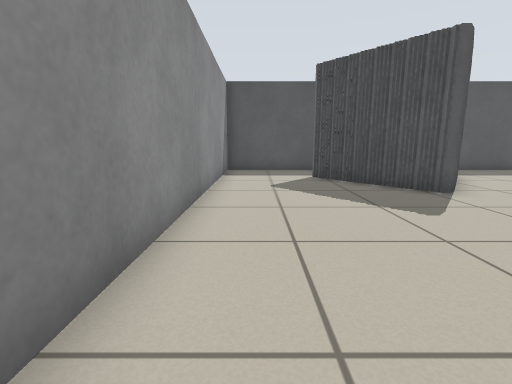
View 1 (above)

16 first-person views from a walk through a world built for the Player/Stage simulator. The camera is 0.64 m above the floor, tilts 10° down and sees 85° across. The lines on the ground mark 1 m squares. The floor is counted in squares, 0.5 m on a side. Each view is taken from the middle of a square. On the plan, view 1 faces up. The plan holds only what a view shows up to about 13 squares ahead; the rest is blank. The robots in the file are not drawn.

View 2
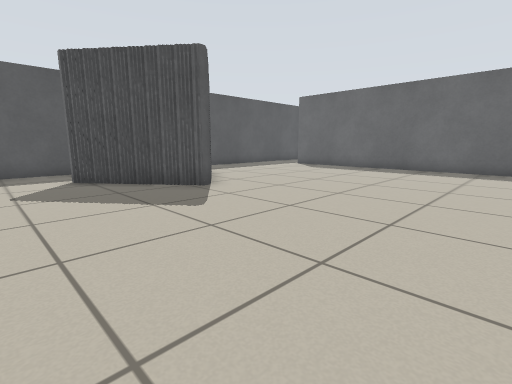

View 3
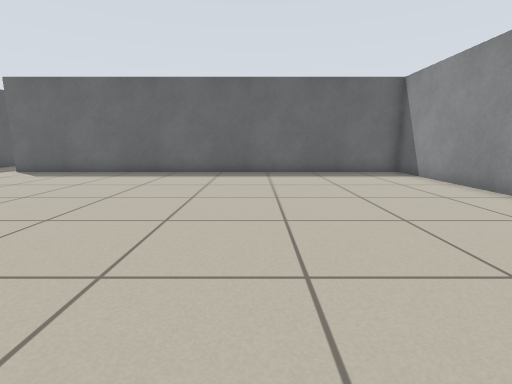

View 4
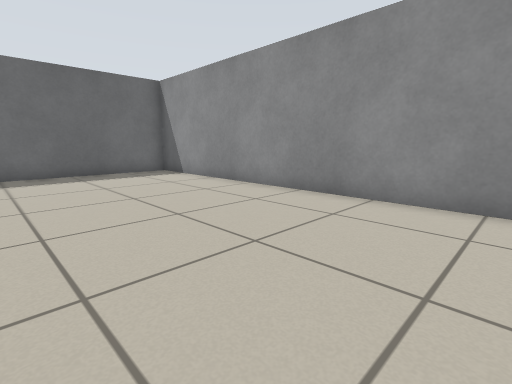

View 5
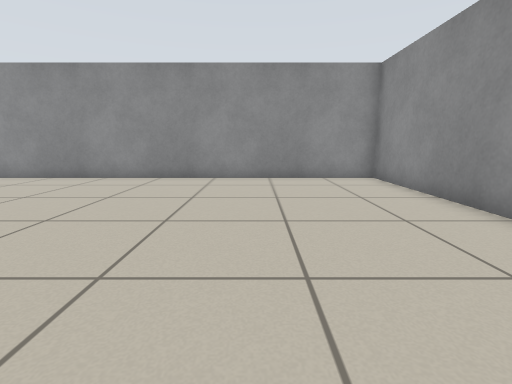

View 6
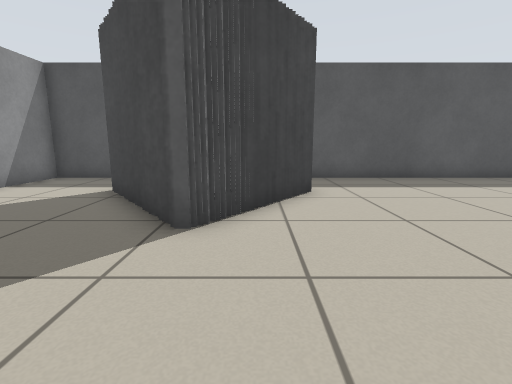

View 7
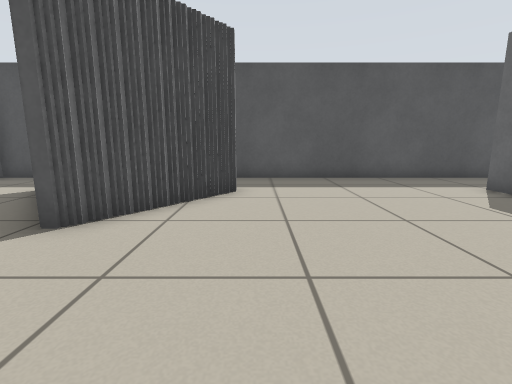

View 8
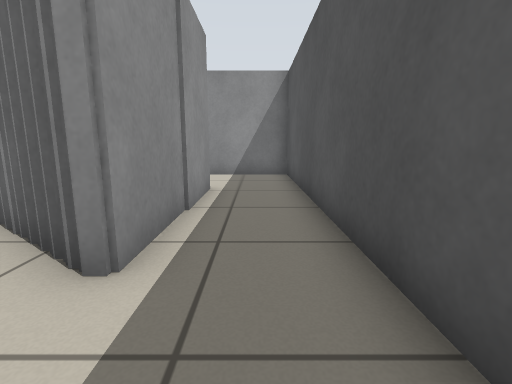

View 9
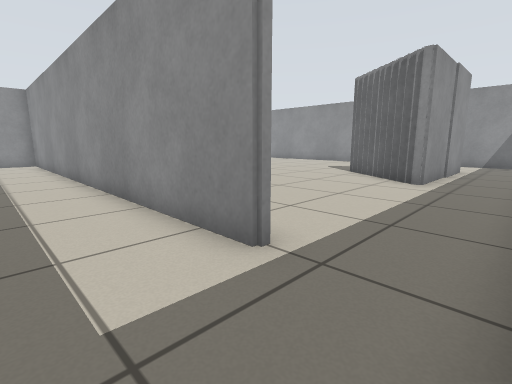

View 10
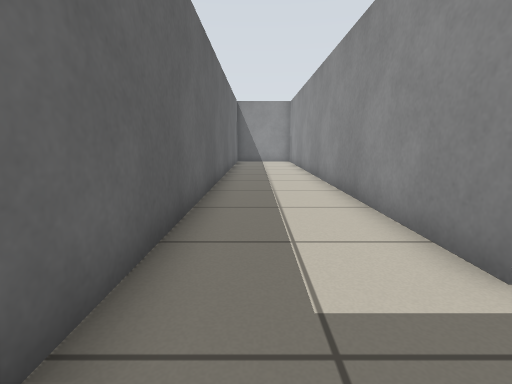

View 11
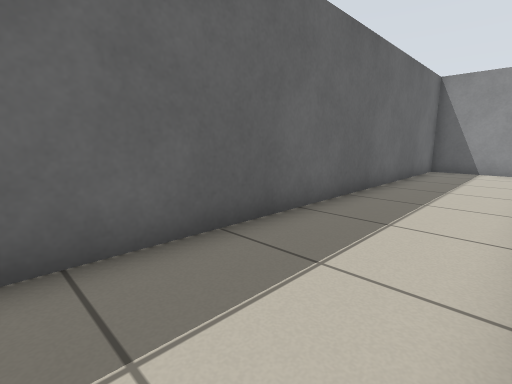

View 12
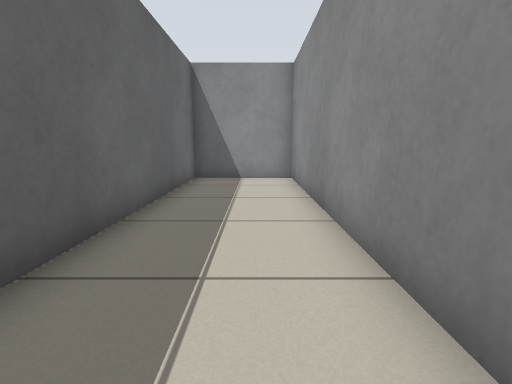

View 13
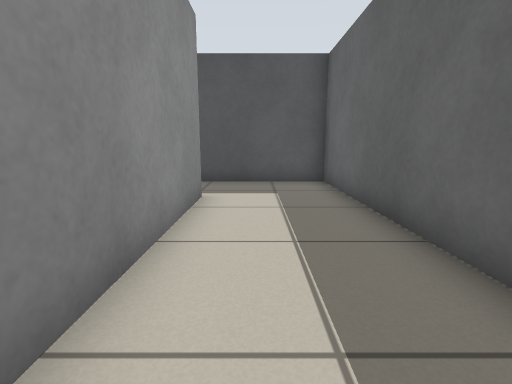

View 14
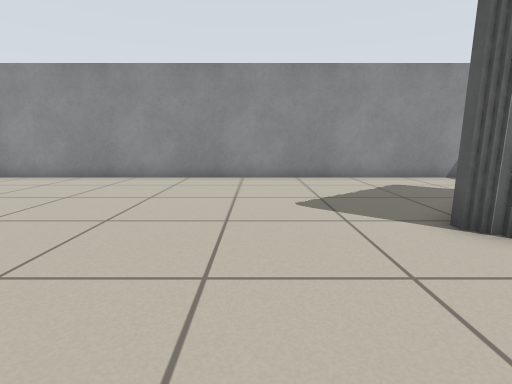

View 15
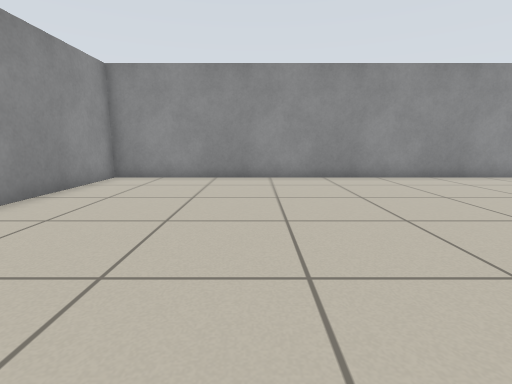

View 16
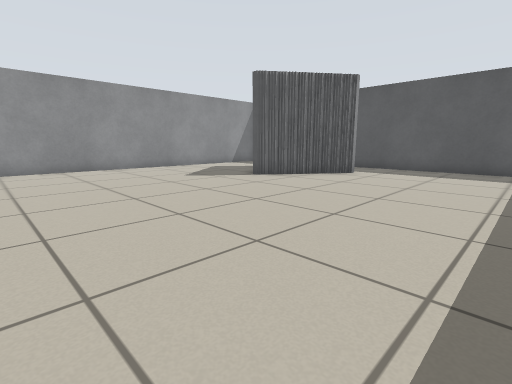

### Floor plan
Ten units are one square. View 1 is at (0, 0); x grows to the right and y downward. Boxes are objects, and circles mark ways between rooms. Rooms are numbered by the first view taken in them; rooms with no view inside come last. Other rooms are left out.
<svg viewBox="-18 -138 206 206">
<path fill="none" stroke="#000" d="M52 -76 52 -70 47 -70 47 -75M44 -74 44 -79M55 -80 55 -75M41 -78 41 -82M38 -81 38 -86M60 -86 60 -80M64 -90 64 -85M35 -85 35 -90 32 -90 32 -94M66 -94 66 -89M30 -92 30 -100 22 -100 22 -106 75 -106 75 -100M71 -101 71 -95M26 -96 26 -101M146 -133 -13 -133 -13 63 144 63 144 -108M147 -108 147 63 183 63 183 -133 146 -133"/>
<circle cx="140" cy="-120" r="3" fill="#2a7"/>
<text x="60" y="-30">1</text>
<text x="160" y="-40">2</text>
</svg>
Room 1 opens to room 2.

Where each view was taken, in squares from view 1:
view 1: 0 up, 0 right, facing up
view 2: 0 up, 0 right, facing up-right
view 3: 0 up, 2 right, facing right
view 4: 0 up, 2 right, facing down-right
view 5: 4 up, 3 right, facing down
view 6: 3 up, 6 right, facing up
view 7: 3 up, 8 right, facing up
view 8: 12 up, 10 right, facing left
view 9: 13 up, 17 right, facing down-left
view 10: 13 up, 17 right, facing down
view 11: 8 up, 15 right, facing down-right
view 12: 4 up, 16 right, facing down
view 13: 4 up, 16 right, facing up
view 14: 4 up, 9 right, facing left
view 15: 1 down, 9 right, facing left
view 16: 1 down, 13 right, facing up-left
